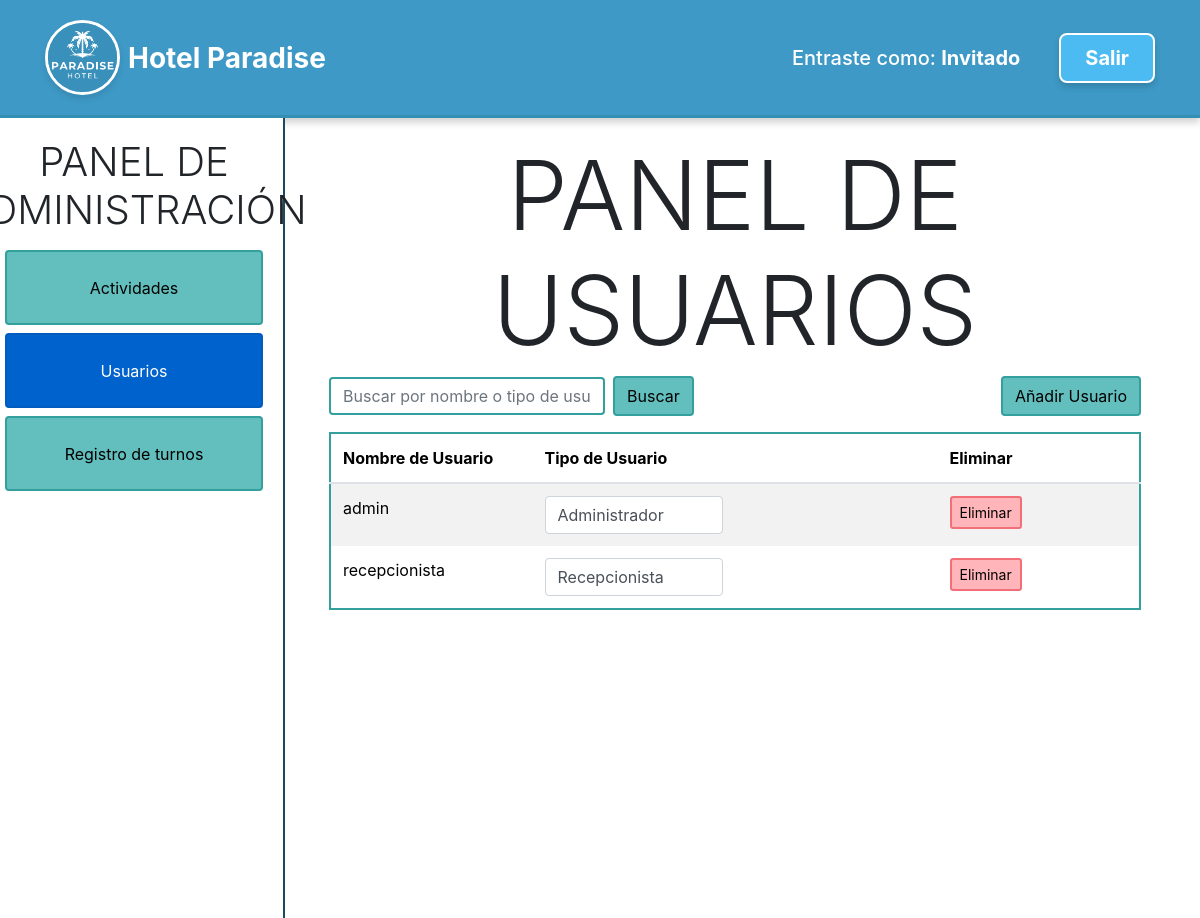
/PAGINAS/administrador-usuarios.php, run on the app's committed database.
### tables this page shows
CREATE TABLE `usuarios` (
  `id` int(11) NOT NULL,
  `email` varchar(255) NOT NULL,
  `contraseña` varchar(255) NOT NULL,
  `isAdmin` tinyint(1) DEFAULT 0,
  `fecha_creacion` timestamp NOT NULL DEFAULT current_timestamp()
);

### PAGINAS/administrador-usuarios.php (the view, shortened to what this page needs)
<?php
include '../SCRIPT/conexion.php';
$searchQuery = "";
if (isset($_GET['search'])) {
    $searchQuery = $_GET['search'];
    $query = "SELECT * FROM usuarios WHERE email LIKE ? OR (CASE WHEN isAdmin=1 THEN 'Administrador' ELSE 'Recepcionista' END) LIKE ?";
    $stmt = $conn->prepare($query);
    $searchTerm = '%' . $searchQuery . '%';
    $stmt->bind_param("ss", $searchTerm, $searchTerm);
} else {
    $query = "SELECT * FROM usuarios";
    $stmt = $conn->prepare($query);
}
$stmt->execute();
$result = $stmt->get_result();
?>
<!DOCTYPE html>
<html lang="en">
<head>
    <link href="https://cdn.jsdelivr.net/npm/bootstrap@5.3.3/dist/css/bootstrap.min.css" rel="stylesheet">
    <link rel="stylesheet" href="https://maxcdn.bootstrapcdn.com/bootstrap/4.5.2/css/bootstrap.min.css">
    <link rel="stylesheet" href="../ESTILOS/panel-administrador-estilo.css">
</head>
<body>
    <?php include 'navbar.php'; ?>
    <div class="container contenedor-principal">
        <div class="row">
            <div class="col-3 seccion-panel gap-2">
                <h1 class="display-6 text-center">PANEL DE ADMINISTRACIÓN</h1>
                <a class="btn btn-primary w-100 btnPanel" href="administrador-actividades.php" role="button">Actividades</a>
                <a class="btn btn-primary w-100 btnPanel active" href="administrador-usuarios.php" role="button">Usuarios</a>
                <a class="btn btn-primary w-100 btnPanel" href="administrador-registros.php" role="button">Registro de turnos</a>
            </div>
            <div class="col-9 seccion-elegida">
                <h1 class="display-1 text-center">PANEL DE USUARIOS</h1>
                <div class="d-flex justify-content-between align-items-center mb-3 px-4">
                    <form method="get" class="form-inline">
                        <input type="text" name="search" placeholder="Buscar por nombre o tipo de usuario" value="<?= $searchQuery ?>" class="form-control mr-2">
                        <button type="submit" class="btn btn-primary">Buscar</button>
                    </form>
                    <button class="btn btn-success" data-toggle="modal" data-target="#addUserModal">Añadir Usuario</button>
                </div>
                <div class="table-responsive scrollable-table px-4">
                    <table class="table table-striped custom-border">
                        <thead>
                            <tr>
                                <th style="width: 25%;">Nombre de Usuario</th>
                                <th style="width: 25%;">Tipo de Usuario</th>
                                <th style="width: 25%;"></th>
                                <th style="width: 25%;">Eliminar</th>
                            </tr>
                        </thead>
                        <tbody>
                            <?php while ($row = $result->fetch_assoc()): ?>
                                <tr>
                                    <td style="width: 25%;"><?= explode('@', $row['email'])[0]; ?></td>
                                    <td style="width: 25%;">
                                        <div class="user-info d-flex align-items-center justify-content-between">
                                            <select class="form-control user-type" data-id="<?= $row['id'] ?>">
                                                <option value="0" <?= $row['isAdmin'] == 0 ? 'selected' : '' ?>>Recepcionista</option>
                                                <option value="1" <?= $row['isAdmin'] == 1 ? 'selected' : '' ?>>Administrador</option>
                                            </select>
                                        </div>
                                    </td>
                                    <td style="width: 25%;">
                                    </td>
                                    <td style="width: 25%;">
                                        <button class="btn btn-danger btn-sm delete-btn" data-id="<?= $row['id'] ?>">Eliminar</button>
                                    </td>
                                </tr>
                            <?php endwhile; ?>
                        </tbody>
                    </table>
                </div>
            </div>
        </div>
    </div>
</body>
</html>

### ESTILOS/panel-administrador-estilo.css (style rules this page uses)
* { margin: 0; padding: 0; }
.contenedor-principal { padding: 0; max-width: 100%; max-height: 100%; }
.seccion-panel { margin: 0; padding: 20px; display: flex; flex-direction: column; align-items: center; }
.seccion-elegida { margin: 0; padding: 20px; display: flex; flex-direction: column; height: auto; }
.row { width: 100%; height: 100%; }
.btnPanel { display: flex; justify-content: center; align-items: center; height: 75px; }
.col-3 { min-height: 100vh; border-right: 2px solid #1b4a62; background-color: white; }
body { background-color: white; }
.btnPanel { background-color:#4bbbf2; transition:.5s; }

### PAGINAS/administrador-usuarios.php (style rules this page uses)
.scrollable-table { max-height: 400px; overflow-y: auto; }
.user-info { display: flex; align-items: center; gap: 10px; justify-content: space-between; }
.mr-2 { border: 2px solid #34a09e; }
.custom-border { border: 2px solid #34a09e; border-collapse: collapse; }
.custom-border th, .custom-border td { border: none; }
.btn-primary { color: black; background-color: #62bfbd; border: 2px solid #34a09e; }
.btn-danger { color: black; background-color: #ffb5ba; border: 2px solid #f36f78; }
.btn-success { color: black; background-color: #62bfbd; border: 2px solid #34a09e; }

### data on the page
usuarios: email "admin", isAdmin+id "Administrador"
usuarios: email "recepcionista", isAdmin+id "Recepcionista"

### other printed values
$rol "Invitado"
